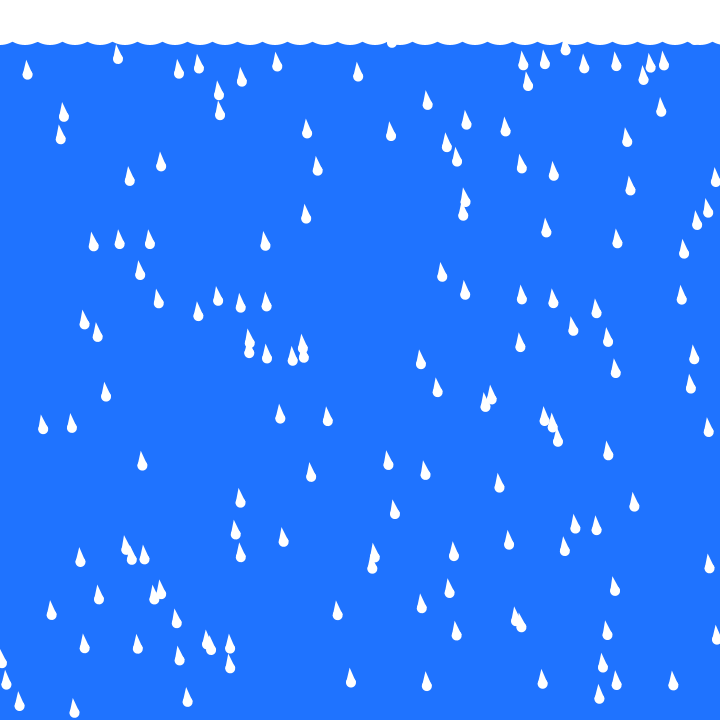
Frame 1 (no input)
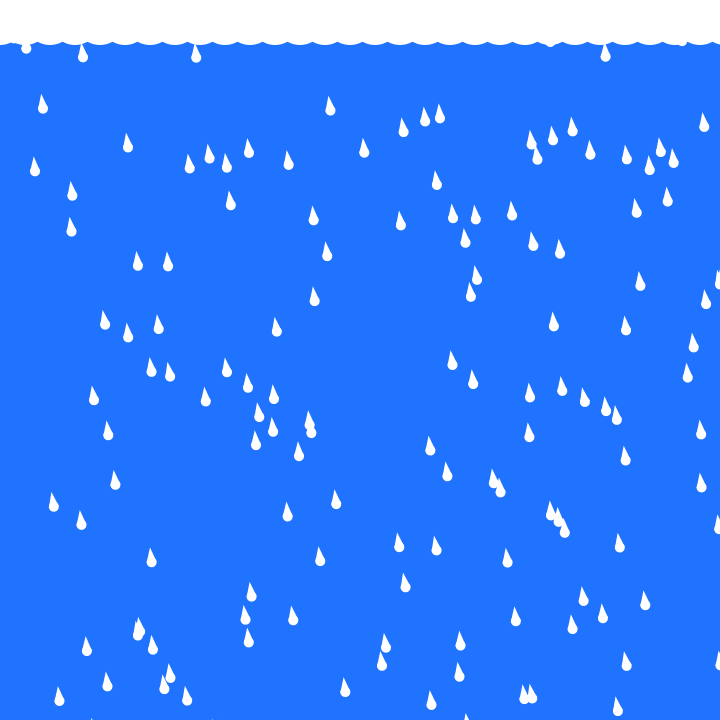
Frame 60 (the mouse pressed at the canvas centre just before this capture)
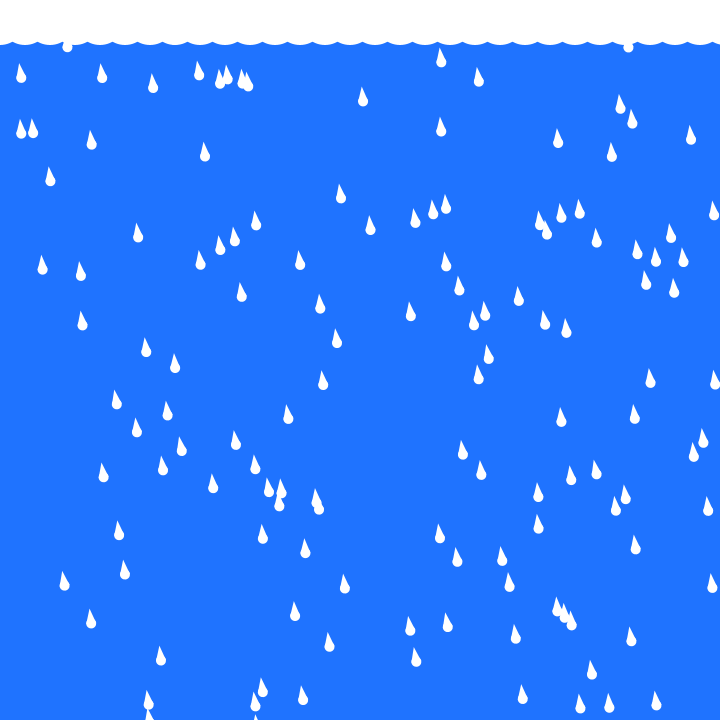
Frame 120 (the mouse held since frame 60 and released just before this capture)

The Processing sketch that drew these frames (run headless with seeded random() and noise(); from frame 60 on, the mouse is pressed at the canvas centre):

// Processing sketch: t3_3
// ── t3_3.pde
Foreground foreground;
Drop[] drops = new Drop[150];

void setup() {
  size(720, 720);
  foreground = new Foreground(width/2, height/2);
  for (int i = 0; i < drops.length; i++) {
    drops[i] = new Drop(random(0, width), random(0, height)); // Create each object
  }
}

void draw() {
  background(31, 115, 255);
  foreground.display();
  for (int i = 0; i < drops.length; i++) {
    drops[i].display();
    drops[i].update();
  }
}

void keyPressed() {
  if (key == CODED) {
    for (int i = 0; i < drops.length; i++) {
      drops[i].wind(keyCode, 0.0+(0.01*i));
    }
  }
}

//Rain drop
//Position with PVector
//Speed and direction (limited due to gravity) with Pvector added
//Wind can be added to direction
//Fall from a cloud

// ── Drop.pde
class Drop { //class initialisation

  //setting variables
  PVector position;
  PVector speed;
  PVector gravity;
  PVector wind;
  float windNoise;

  Drop(float x, float y) {  //constructor
    position=new PVector(x, y);
    speed=new PVector(random(0.1, 0.2), random(1, 1.5));
    gravity = new PVector(0, 0.2);
    wind = new PVector(0, 0);
  }

  void display() {
    noStroke();
    fill(255);
    pushMatrix();
      translate(position.x, position.y+15);
      rotate(speed.heading()-radians(90));
      circle(0, 0, 10);
      triangle(-5, 0, 0, -15, 5, 0);
    popMatrix();
  }

  void update() {
    position.add(speed);
    position.add(gravity);
    reset();
  }

  void wind(int pressed, float offset) {
    windNoise = noise(offset);
    if (pressed == UP) {
      speed.x = speed.x + windNoise;
    } else if (pressed == DOWN) {
      speed.x = speed.x - windNoise;
    }
  }

  void reset() {
    if (position.y > height+10) {
      position.y = -10;
    }
    if (position.x > width+10) {
      position.x = -10;
    }
  }
}

// ── Foreground.pde
class Foreground { //class initialisation

  //setting variables
  PVector position;
  
  Foreground(float x, float y) {  //constructor
    position=new PVector(x, y);
  }
  
  void display() {
    noStroke();
    fill(255);
    cloud(0,20);
  }
  
  void cloud(float posX, float posY) {
    for (int i = 0; i < 30; i++){
      circle(posX+(i*25), posY, 50);
    }
  }
}
